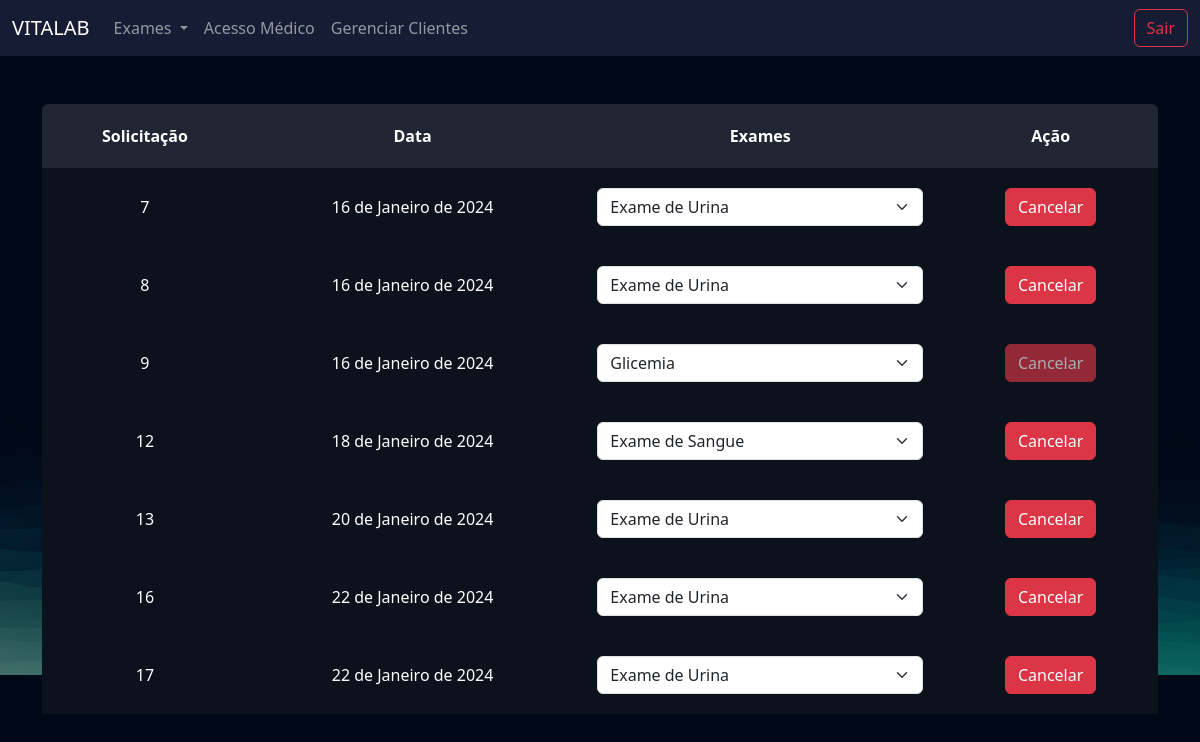
The page /exames/gerenciar_pedidos/ (signed in) on the database its author committed.
### exames/models.py (models this page shows, shortened)
class PedidosExames(models.Model):
    usuario = models.ForeignKey(User, on_delete=models.DO_NOTHING)
    exames = models.ManyToManyField(SolicitacaoExame)
    agendado = models.BooleanField(default=True)
    data = models.DateField()

### exames/views.py (the view)
# urls.py: path('gerenciar_pedidos/', views.gerenciar_pedidos, name="gerenciar_pedidos"),
def gerenciar_pedidos(request) :
    pedidos_exames = PedidosExames.objects.filter(usuario=request.user)
    return render (request, 'gerenciar_pedidos.html', {'pedidos_exames': pedidos_exames})

### exames/templates/gerenciar_pedidos.html (shortened to what this page needs)
{% extends "bases/base.html" %}
{% load static %}
{% block 'head' %}
    <link href="{% static 'exames/css/css.css' %}" rel="stylesheet">
    <link href="{% static 'exames/css/gerenciar_pedidos.css' %}" rel="stylesheet">
{% endblock 'head' %}
{% block 'conteudo' %}
    <br>
    <br>
    <div class="container">
        <div class="card card-view">
            <table>
                <tr>
                  <th>Solicitação</th>
                  <th>Data</th>
                  <th>Exames</th>
                  <th>Ação</th>
                </tr>
                {% for pedidos in pedidos_exames %}
                    <tr class="linha-tabela">
                        <td>{{pedidos.id}}</td>
                        <td>{{pedidos.data}}</td>
                        <td>
                            <select class="form-select">
                                {% for exame in pedidos.exames.all %}
                                    <option style="color: black"  value="">{{exame.exame.nome}}</option>
                                {% endfor %}
                            </select>
                        </td>
                        <td>
                            <a href="{% url 'cancelar_pedido' pedidos.id %}"  class="btn btn-danger {% if not pedidos.agendado %} disabled {% endif %}">Cancelar</a>
                        </td>
                    </tr>
                {% endfor %}
              </table>
        </div>
    </div>
{% endblock 'conteudo' %}

### templates/bases/base.html (shortened to what this page needs)
{% load static %}
<!doctype html>
<html lang="pt-BR">
  <head>
    <link href="https://cdn.jsdelivr.net/npm/bootstrap@5.3.1/dist/css/bootstrap.min.css" rel="stylesheet">
    <link href="{% static 'geral/css/base.css' %}" rel="stylesheet">
    {% block 'head' %}{% endblock %}
  </head>
  <body>
    {% include "../partials/header.html" %}
    {% block 'conteudo' %}
    {% endblock %}
  </body>
</html>

### templates/partials/header.html (shortened to what this page needs)
<nav
  style="background-color: var(--main-color)"
  class="navbar navbar-expand-lg navbar-dark sticky-top"
>
  <div class="container-fluid">
    <a class="navbar-brand" href="/">VITALAB</a>
    <div class="collapse navbar-collapse" id="navbarSupportedContent">
      <ul class="navbar-nav me-auto mb-2 mb-lg-0">
        <li class="nav-item dropdown">
          <a
            class="nav-link dropdown-toggle"
            href="#"
            id="navbarDropdown"
            role="button"
            data-bs-toggle="dropdown"
            aria-expanded="false"
          >
            Exames
          </a>
        </li>
        <li class="nav-item">
          <a class="nav-link" href="{% url 'gerar_acesso_medico' %}"
            >Acesso Médico</a
          >
        </li>
        <li class="nav-item">
            <a class="nav-link" href="{% url 'gerenciar_clientes' %}"
              >Gerenciar Clientes</a
            >
          </li>
      </ul>
      <div>
        {% if request.user.is_authenticated %}
        <a href="/usuarios/logout" class="btn btn-outline-danger">Sair</a>
        {% endif %}
      </div>
    </div>
  </div>
</nav>

### templates/static/geral/css/base.css (style rules this page uses)
:root { --main-color: #151C34; --dark-color: #0C121C ; --light-color: #6DE6EE; --contrast-color: #f4c96b; --differential-color: #066668; }
* { color: white }

### templates/static/exames/css/css.css (style rules this page uses)
body { background-image: url('/static/geral/img/bg2.png'); background-size: cover; }
.card { background-color: rgba(217, 217, 217, .14); color: white; padding: 15px; }

### templates/static/exames/css/gerenciar_pedidos.css (style rules this page uses)
.linha-tabela { background-color: var(--dark-color); height: 20px; }
td, th { padding: 20px; }
.card-view { text-align: center; padding: 0; border: none; height: 70vh; }

### rows shown on the page
PedidosExames: id "7", data "16 de Janeiro de 2024"
PedidosExames: id "8", data "16 de Janeiro de 2024"
PedidosExames: id "9", data "16 de Janeiro de 2024"
PedidosExames: id "12", data "18 de Janeiro de 2024"
PedidosExames: id "13", data "20 de Janeiro de 2024"
PedidosExames: id "16", data "22 de Janeiro de 2024"
PedidosExames: id "17", data "22 de Janeiro de 2024"

### other values the page prints
form field value "Exame de Urina"
form field value "Glicemia"
form field value "Exame de Sangue"
